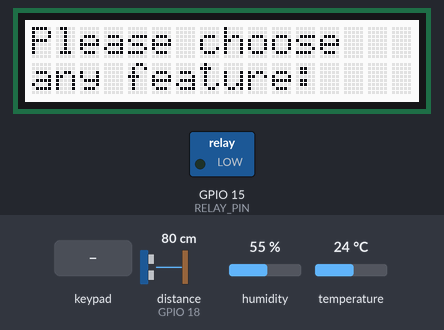
Bench run of a sketch on a simulated ESP32. Shown: 16×2 character LCD, switched loads named in the sketch (green lamp = pin HIGH). Inputs (shaded band) come from the test bench; at power-on: distance to the obstacle (sensor on GPIO 18) 80 cm, humidity 55 %, temperature 24 °C. The echo pulse lasts 58.3 µs per cm; pins used as bus, display or sensor lines are not drawn; what the sketch prints to the serial monitor is not drawn.

Above: at 2.2 s.
At 8.2 s:
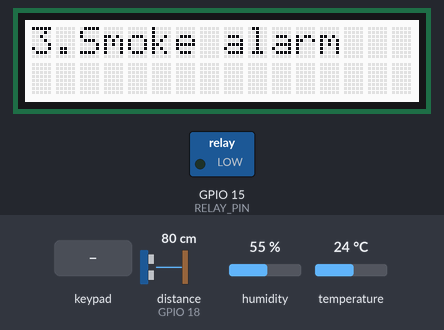
11.4 s: key '3' pressed
At 12.8 s:
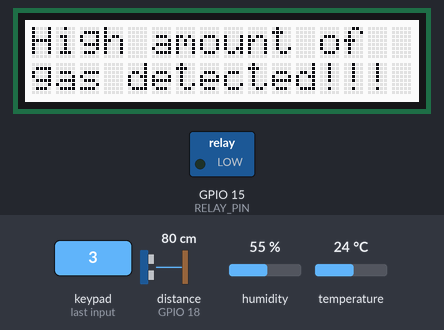
14.4 s: keypad keys 1 6 4 0 2 pressed 0.4 s apart
At 20.9 s:
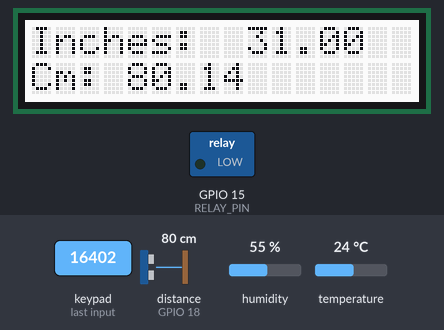
25.4 s: key '1' pressed
At 30.2 s:
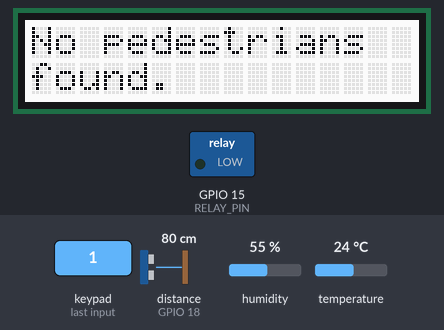
Timing chart, 0 to 31.7 s (numbered marks = the images above; inputs shaded):
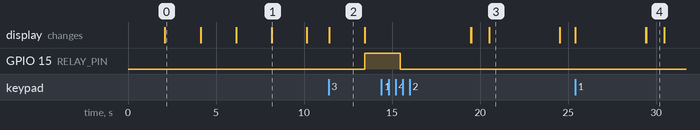

Measured:
- after the input at 11.4 s, GPIO 15 (RELAY_PIN): LOW → HIGH after 2.1 s; the display: changes at once (image 2)
- after the input at 14.4 s, the display: first differs from a run without the input after 5.1 s (image 3 shows a later state)
- after the input at 25.4 s, the display: first differs from a run without the input after 4.1 s (image 4)
- what the display in image 0 shows lasts 2.0 s, from 2.1 s to 4.1 s
- what the display in image 3 shows lasts 4.0 s, from 20.5 s to 24.5 s
- what the display in image 4 shows lasts 1.0 s, from 29.5 s to 30.5 s

The sketch:

IOTPROJECT.ino
```cpp
#include <DFRobot_DHT11.h>
#include <Wire.h>
#include "rgb_lcd.h"
#include <Keypad.h>


DFRobot_DHT11 DHT;
#define AO_PIN 34     // Arduino's pin connected to AO pin of the MQ2 sensor
#define DHT11_PIN 17  // ESP32 pin GPIO23 connected to DHT11 sensor
#define RELAY_PIN 15  // ESP32 pin GPIO16 that connects to relay to control the 12V buzzer
#define ROW_NUM 4     // four rows
#define COLUMN_NUM 3  // three columns

char keys[ROW_NUM][COLUMN_NUM] = {
  { '1', '2', '3' },
  { '4', '5', '6' },
  { '7', '8', '9' },
  { '*', '0', '#' }
};


const int TRIG_PIN = 5;
const int ECHO_PIN = 18;
long duration;
float cms, inches;

rgb_lcd lcd;

byte pin_rows[ROW_NUM] = { 16, 4, 0, 2 };      // GPIO16, GPIO4, GPIO0, GPIO2 connect to the row pins
byte pin_column[COLUMN_NUM] = { 19, 13, 26 };  // GPIO13, GPIO0, GPIO26 connect to the column pins


Keypad keypad = Keypad(makeKeymap(keys), pin_rows, pin_column, ROW_NUM, COLUMN_NUM);


void setup() {
  lcd.begin(16, 2);

  // serial port begin
  Serial.begin(9600);

  // define inputs and outputs
  pinMode(TRIG_PIN, OUTPUT);
  pinMode(ECHO_PIN, INPUT);
  pinMode(DHT11_PIN, INPUT);
  pinMode(RELAY_PIN, OUTPUT);


  lcd.print("Hello Friend! ");
  delay(2000);
  lcd.clear();
  lcd.print("Please choose");
  lcd.setCursor(0, 1);
  lcd.print("any feature:");
  delay(2000);
  lcd.clear();
  lcd.print("1.Burglar alarm.");
  delay(2000);
  lcd.clear();
  lcd.print("2.Temperature ");
  lcd.setCursor(0, 1);
  lcd.print("and humidity");
  delay(2000);
  lcd.clear();
  lcd.print("3.Smoke alarm");
  delay(2000);
  lcd.clear();
}

void loop() {
  // put your main code here, to run repeatedly:


  char key = keypad.getKey();
  switch (key) {

    case '1':
      //burglar alarm
      BurglarAlarm();

      break;
    case '2':
      // temp and humidity sensor code goes here
      TempAndHumidity();

      break;
    case '3':
      // Smoke alarm
      SmokeAlarm();

      break;
    default:

      break;
  }
}

void BurglarAlarm() {

  digitalWrite(TRIG_PIN, LOW);
  delayMicroseconds(5);
  digitalWrite(TRIG_PIN, HIGH);
  delayMicroseconds(5);
  digitalWrite(TRIG_PIN, LOW);

  duration = pulseIn(ECHO_PIN, HIGH);

  cms = (duration / 2) / 29.1;
  inches = (duration / 2) / 74;
  if (cms > 5) {

    lcd.print("No pedestrians ");
    lcd.setCursor(0, 1);
    lcd.print("found.");
    Serial.print(inches);
    Serial.print("in, ");
    Serial.print(cms);
    Serial.print("cm");
    delay(1000);
  lcd.clear();
  lcd.print("Inches:  ");  // print message at (0, 0)
  lcd.print(inches);
  lcd.setCursor(0, 1);      // move cursor to   (2, 1)
  lcd.print("Cm: ");  // print message at (2, 1)
  lcd.print(cms);
    Serial.println();
    delay(4000);
    lcd.clear();
  }
  if (cms < 5) {
    lcd.print("Pedestrian found!");
    Serial.print(inches);
    Serial.print("in, ");
    Serial.print(cms);
    Serial.print("cm");
    Serial.println();
    delay(2000);
    digitalWrite(RELAY_PIN, HIGH);
    delay(1000);
    digitalWrite(RELAY_PIN, LOW);
    delay(2000);
    delay(2000);
    lcd.clear();
  }
  delay(250);
}

void TempAndHumidity() {
  DHT.read(DHT11_PIN);
  lcd.clear();                 // clear display
  lcd.setCursor(0, 0);         // move cursor to   (0, 0)
  lcd.print("Temperature: ");  // print message at (0, 0)
  lcd.print(DHT.temperature);
  lcd.setCursor(0, 1);      // move cursor to   (2, 1)
  lcd.print("Humidity: ");  // print message at (2, 1)
  lcd.print(DHT.humidity);
  delay(4000);  // display the above for two seconds
  lcd.clear();
}

void SmokeAlarm() {
  int gasValue = analogRead(AO_PIN);
  if (gasValue < 900) {
    lcd.print("Normal amount");
    lcd.setCursor(0, 1);
    lcd.print("of gas detected.");
    delay(500);
    lcd.clear();
    lcd.print("MQ2 sensor AO ");
    lcd.setCursor(0, 1);
    lcd.print("value: ");
    lcd.print(gasValue);
    delay(4000);
    lcd.clear();
  }
  if (gasValue > 900) {
    lcd.print("High amount of ");
    lcd.setCursor(0, 1);
    lcd.print("gas detected!!!");
    delay(2000);
    lcd.clear();
    lcd.print("MQ2 sensor AO ");
    lcd.setCursor(0, 1);
    lcd.print("value: ");
    lcd.print(gasValue);
    digitalWrite(RELAY_PIN, HIGH);
    delay(2000);
    digitalWrite(RELAY_PIN, LOW);
    delay(2000);
    delay(2000);
    lcd.clear();
  }
}
```
